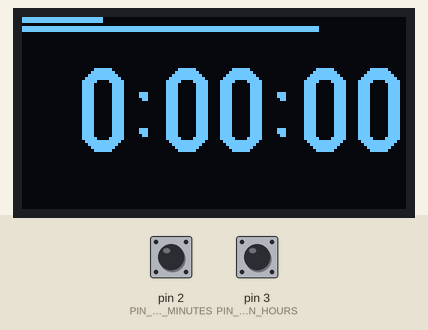
This sketch was run on a simulated Arduino Uno, built with avr-gcc and run on an emulated ATmega328P. Parts: 128×64 one-colour display. The test bench sets the inputs (shaded band); at power-on: pin 2 (PIN_BUTTON_MINUTES) HIGH, pin 3 (PIN_BUTTON_HOURS) HIGH.

Above: at 1.2 s.
1.3 s: pin 2 (PIN_BUTTON_MINUTES) pulled LOW for 0.15 s
At 1.61 s:
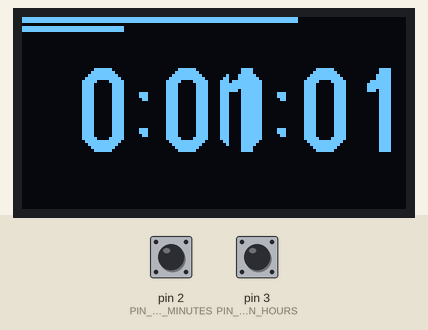
2.0 s: pin 3 (PIN_BUTTON_HOURS) pulled LOW for 0.15 s
At 2.28 s:
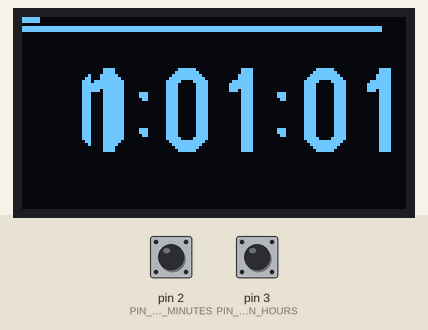
2.7 s: pin 2 (PIN_BUTTON_MINUTES) pulled LOW for 1 s
At 2.97 s:
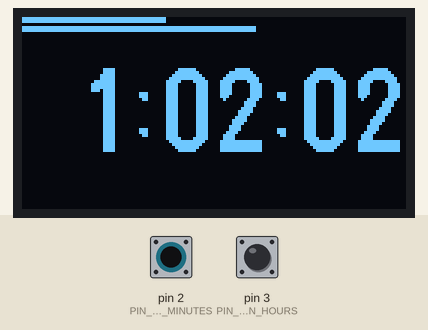
4.3 s: pin 3 (PIN_BUTTON_HOURS) pulled LOW for 1 s
At 4.66 s:
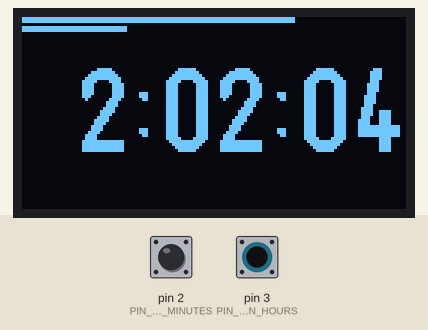
Timing chart, 0 to 6.9 s (numbered marks = the images above; inputs shaded):
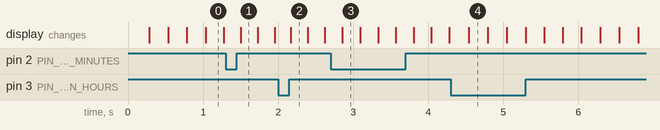

The sketch:

digital-clock-step-5-interrupt.ino
```cpp
// (licence header left out)
#include <Arduino.h>
#include <U8g2lib.h>

#ifdef U8X8_HAVE_HW_SPI
#include <SPI.h>
#endif
#ifdef U8X8_HAVE_HW_I2C
#include <Wire.h>
#endif

// Variables to store the time
byte hours = 0;
byte minutes = 0;
byte seconds = 0;

// Constants for the button pins
// The  FALLING interrupt is only available at pin 2 and 3 on the Arduino UNO
const int PIN_BUTTON_HOURS = 3;
const int PIN_BUTTON_MINUTES = 2;

const int BUTTON_DEBOUNCE_TIME = 100;

// Variables for the button state
// We are using the internal pull-up resistors via INPUT_PULLUP, so
// press is LOW and not pressed is HIGH
int buttonHoursState = HIGH;
int elapsedButtonHoursMillis = 0;
unsigned long previousButtonHoursMillis = 0;

int buttonMinutesState = HIGH;
int elapsedButtonMinutesMillis = 0;
unsigned long previousButtonMinutesMillis = 0;

// Char array for the time being showed on the display
char timeString[9];

// Variables to store the time
unsigned long currentMillis = 0;

// Int is enough to store the elapsed time
int elapsedTimeUpdateMillis = 0;
unsigned long previousTimeUpdateMillis = 0;

float percentageOfSecondElapsed = 0;

// A complete list of all displays is available at: https://github.com/olikraus/u8g2/wiki/u8g2setupcpp
U8G2_SSD1306_128X64_NONAME_1_HW_I2C u8g2(U8G2_R0, /* reset=*/ U8X8_PIN_NONE);

void setup(void) {

  // Serial.begin(9600);

  // Configure the pins of the buttons with the internal PULLUP resistor
  pinMode(PIN_BUTTON_HOURS, INPUT_PULLUP);
  attachInterrupt(digitalPinToInterrupt(PIN_BUTTON_HOURS), hoursButtonPressedInterrupt, FALLING);

  pinMode(PIN_BUTTON_MINUTES, INPUT_PULLUP);
  attachInterrupt(digitalPinToInterrupt(PIN_BUTTON_MINUTES), minutesButtonPressedInterrupt, FALLING);

  u8g2.setFont(u8g2_font_logisoso28_tf);
  u8g2.begin();

  // Empty the interrupt queue. This makes sure there are
  // no old pending interrupts in the queue which are processed on startup
  // More info: https://arduino.stackexchange.com/questions/30968/how-do-interrupts-work-on-the-arduino-uno-and-similar-boards
  EIFR = bit (INTF0);  // clear flag for interrupt 0
  EIFR = bit (INTF1);  // clear flag for interrupt 1
}

void loop(void) {

  // millis() itself takes 1.812 micro seconds that is 0.001812 milli seconds
  // https://arduino.stackexchange.com/questions/113/is-it-possible-to-find-the-time-taken-by-millis
  currentMillis = millis();

  elapsedTimeUpdateMillis = currentMillis - previousTimeUpdateMillis;

  // Check if a minutes has been elapsed
  if (seconds > 59) {
    seconds = 0;
    minutes++;
  }

  // Check if an hour has been elapsed
  if (minutes > 59) {
    minutes = 0;
    hours++;
  }

  // Check if a day has been elapsed
  if (hours > 23) {
    hours = 0;
  }

  // Check if 1000ms, 1 second, has been elapsed
  if (elapsedTimeUpdateMillis > 1000) {
    seconds++;

    // It might be possible that more than 1000ms has been elapsed e.g. 1200ms
    // Then there are already 200ms elapsed of the next second. We need to
    // substract these on the "last time". So the next second will be updated 200ms earlier.
    // This reduces the amount of time drift.
    previousTimeUpdateMillis = currentMillis - (elapsedTimeUpdateMillis - 1000);
  }

  // Calculate the percentage elapsed of a second
  percentageOfSecondElapsed = elapsedTimeUpdateMillis / 1000.0;

  drawScreen();

}

void hoursButtonPressedInterrupt() {
  elapsedButtonHoursMillis = currentMillis - previousButtonHoursMillis;
  if (elapsedButtonHoursMillis > BUTTON_DEBOUNCE_TIME) {
    previousButtonHoursMillis = currentMillis;
    hours++;
  }
}

void minutesButtonPressedInterrupt() {
  elapsedButtonMinutesMillis = currentMillis - previousButtonMinutesMillis;
  if (elapsedButtonMinutesMillis > BUTTON_DEBOUNCE_TIME) {
    previousButtonMinutesMillis = currentMillis;
    minutes++;
  }
}

void drawScreen() {
    u8g2.firstPage();

  do {

    // Draw the yellow lines
    u8g2.drawBox(0, 0, 127 - (127 * percentageOfSecondElapsed), 2);
    u8g2.drawBox(0, 3, (127 * percentageOfSecondElapsed), 2);

    // Found at https://forum.arduino.cc/index.php?topic=371117.0
    // sprintf_P uses the Program Memory instead of RAM, more info at http://gammon.com.au/progmem
    // Here we format the minutes and seconds with a leading zero: e.g. 01, 02, 03 etc.
    sprintf_P(timeString, PSTR("%2d:%02d:%02d"), hours, minutes, seconds);

    // Draw the timeString
    u8g2.drawStr(0, 45, timeString);

  } while (u8g2.nextPage());
}
```
